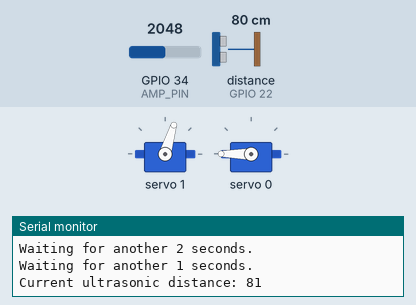
This sketch was run on a simulated ESP32. On the bench: 2 × servo, the last lines printed to the serial monitor. Inputs (shaded band) come from the test bench; at power-on: distance to the obstacle (sensor on GPIO 22) 80 cm, GPIO 34 (AMP_PIN) = 2048. The echo pulse lasts 58.3 µs per cm; random numbers use the default seed unless the sketch sets one.

Above: at 4.2 s.
4.3 s: distance to the obstacle (sensor on GPIO 22) set to 4 cm
7.0 s: distance to the obstacle (sensor on GPIO 22) set to 2 cm
At 7.18 s:
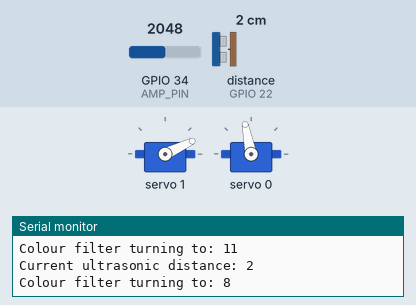
At 7.82 s:
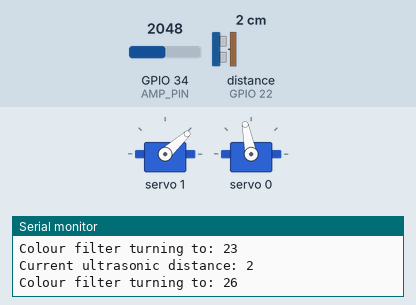
10.5 s: distance to the obstacle (sensor on GPIO 22) set to 9 cm
At 11.4 s:
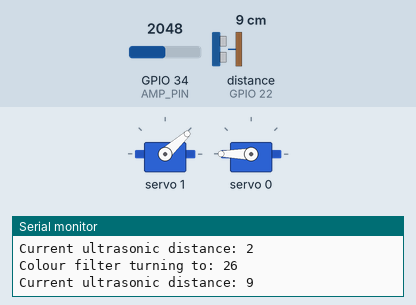
Timing chart, 0 to 13.5 s (numbered marks = the images above; inputs shaded):
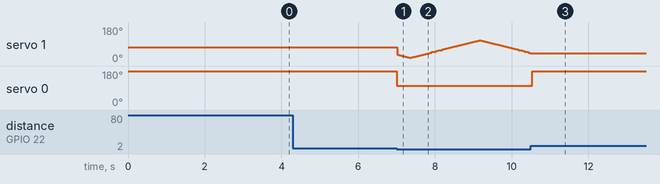

The sketch:

simple_interaction.ino
```cpp
#include <Wire.h>
#include <Adafruit_PWMServoDriver.h>
#include <NewPing.h>
#include <WiFi.h>


#define SERVO_MIN_PULSE_WIDTH 150 // Minimum pulse width for the servo
#define SERVO_MAX_PULSE_WIDTH 500 // Maximum pulse width for the servo

#define SCL_PIN 14
#define SDA_PIN 27
#define AMP_PIN 34

#define ULTRASOUND_TRIGGER_ECHO_PIN 22
#define ULTRASOUND_MAX_DISTANCE 100
#define ULTRASOUND_MIN_DISTANCE 2

#define AUDIO_JITTER_THRESHOLD 500

int colourMotorAddress = 1;
int colourMotorSpeed = 5;
int colourMotorMinAngle = 0;
int colourMotorMaxAngle = 100;
int colourMotorCurrentAngle = 20;
int colourMotorSetupAngle = 60;
bool colourMotorIsMovingPositive = false;

int transparencyMotorAddress = 0;
int transparencyMotorMinAngle = 90;
int transparecyMotorMaxAngle = 195;

Adafruit_PWMServoDriver pwm = Adafruit_PWMServoDriver();
NewPing sensor(ULTRASOUND_TRIGGER_ECHO_PIN, ULTRASOUND_TRIGGER_ECHO_PIN);

void setup() {
    Serial.begin(115200);
    Serial.println("Begin");

    Wire.begin(SDA_PIN, SCL_PIN);

    pwm.begin();
    pwm.setPWMFreq(50);  // This is the maximum PWM frequency

  /* Initialize colour motor at 60 degrees for 30 seconds to fix the colour filter. */
  pwm.setPWM(colourMotorAddress, 0, convertAngleToPulseWidth(colourMotorSetupAngle));
  for(int i = 3; i > 0; i--) {
    Serial.print("Waiting for another ");
    Serial.print(i);
    Serial.println(" seconds.");
    delay(1000);
  }
}


void loop() {

    int currenUltrasonicDistance = sensor.ping_cm();
    Serial.print("Current ultrasonic distance: ");
    Serial.println(currenUltrasonicDistance);


    if(currenUltrasonicDistance < ULTRASOUND_MAX_DISTANCE && currenUltrasonicDistance > ULTRASOUND_MIN_DISTANCE) {
        /* Flip transparency filter to active state. */
        pwm.setPWM(transparencyMotorAddress, 0, convertAngleToPulseWidth(transparecyMotorMaxAngle));
        /* Adding a delay after measurement occurs gives more rest */
        delay(2000);
        return;
    }

    /* Flip transparency filter to inactive state. */
    pwm.setPWM(transparencyMotorAddress, 0, convertAngleToPulseWidth(transparencyMotorMinAngle));

    bool jitter = measureMicrophone() > AUDIO_JITTER_THRESHOLD;

    if(colourMotorCurrentAngle >= colourMotorMaxAngle){
        colourMotorIsMovingPositive = false;
    }
    if(colourMotorCurrentAngle <= colourMotorMinAngle){
        colourMotorIsMovingPositive = true;
    }

    if(jitter) {
        int random_nr = generateRandomBetween(-2,5);
        if(colourMotorIsMovingPositive) {
            colourMotorSpeed = random_nr;
        }else {
            colourMotorSpeed = -random_nr;
        }
    }else{
        if(colourMotorIsMovingPositive) {
            colourMotorSpeed = 3;
        }else {
            colourMotorSpeed = -3;
        }
    }

    colourMotorCurrentAngle += colourMotorSpeed;
    Serial.print("Colour filter turning to: ");
    Serial.println(colourMotorCurrentAngle);

    pwm.setPWM(colourMotorAddress, 0, convertAngleToPulseWidth(colourMotorCurrentAngle));
    delay(50);
}

/*
  Utility Functions
*/

int generateRandomBetween(int a, int b) {
    int random_integer = rand() % (b+1);
    return random_integer + a;
}

long convertAngleToPulseWidth(int motorAngle) {
  return map(motorAngle, 0, 180, SERVO_MIN_PULSE_WIDTH, SERVO_MAX_PULSE_WIDTH);
}

int measureMicrophone() {
    int micSamples = 10;
    int signalAvg = 0, signalMax = 0, signalMin = 50024;
    for (int i = 0; i < micSamples; i++)
    {
        int k = analogRead(AMP_PIN);

        signalMin = min(signalMin, k);
        signalMax = max(signalMax, k);
        signalAvg += k;
    }

    signalAvg /= micSamples;

    return signalMax - signalMin;
}
```

Measured:
- the behaviour switches between 3 and 2 cm on distance to the obstacle (sensor on GPIO 22) (found by bisection; images 0 and 1)
- after the input at 7.0 s, servo 0: 180° → 101° at once
- after the input at 10.5 s, servo 0: 101° → 180° at once
